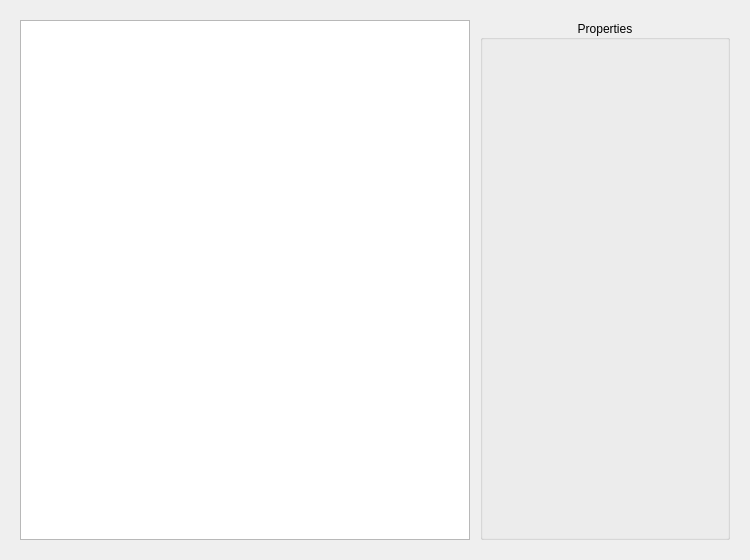
<?xml version="1.0" encoding="UTF-8"?>
<ui version="4.0">
 <class>DirectoryInfoView</class>
 <widget class="QWidget" name="DirectoryInfoView">
  <property name="geometry">
   <rect>
    <x>0</x>
    <y>0</y>
    <width>750</width>
    <height>560</height>
   </rect>
  </property>
  <property name="windowTitle">
   <string/>
  </property>
  <layout class="QHBoxLayout" name="horizontalLayout">
   <property name="spacing">
    <number>10</number>
   </property>
   <property name="leftMargin">
    <number>20</number>
   </property>
   <property name="topMargin">
    <number>20</number>
   </property>
   <property name="rightMargin">
    <number>20</number>
   </property>
   <property name="bottomMargin">
    <number>20</number>
   </property>
   <item>
    <widget class="QTableView" name="table_view">
     <property name="horizontalScrollBarPolicy">
      <enum>Qt::ScrollBarAlwaysOff</enum>
     </property>
     <property name="editTriggers">
      <set>QAbstractItemView::NoEditTriggers</set>
     </property>
     <property name="selectionMode">
      <enum>QAbstractItemView::SingleSelection</enum>
     </property>
     <property name="verticalScrollMode">
      <enum>QAbstractItemView::ScrollPerPixel</enum>
     </property>
     <property name="horizontalScrollMode">
      <enum>QAbstractItemView::ScrollPerPixel</enum>
     </property>
     <property name="showGrid">
      <bool>false</bool>
     </property>
     <attribute name="horizontalHeaderVisible">
      <bool>false</bool>
     </attribute>
     <attribute name="horizontalHeaderMinimumSectionSize">
      <number>0</number>
     </attribute>
     <attribute name="verticalHeaderVisible">
      <bool>false</bool>
     </attribute>
     <attribute name="verticalHeaderMinimumSectionSize">
      <number>0</number>
     </attribute>
    </widget>
   </item>
   <item>
    <widget class="QGroupBox" name="properties_widget">
     <property name="minimumSize">
      <size>
       <width>250</width>
       <height>0</height>
      </size>
     </property>
     <property name="title">
      <string>Properties</string>
     </property>
     <property name="alignment">
      <set>Qt::AlignCenter</set>
     </property>
    </widget>
   </item>
  </layout>
 </widget>
 <resources/>
 <connections/>
</ui>
